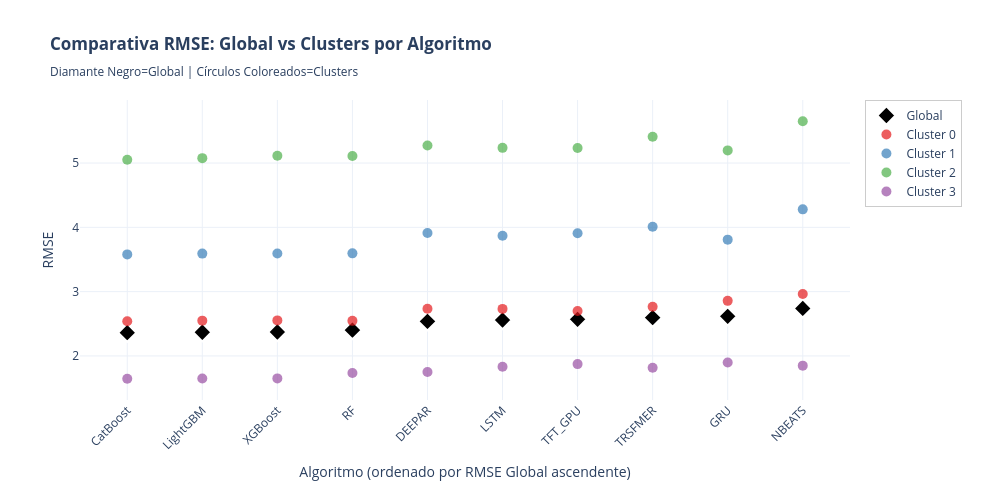

Notebook cell for this chart:
### Code cell
# ============================================================================
# GRÁFICO SCATTER: ALGORITMOS vs RMSE - GLOBAL Y POR CLUSTER
# ============================================================================

print("\n" + "="*100)
print("📊 GRÁFICO SCATTER: RMSE POR ALGORITMO - GLOBAL Y CLUSTERS")
print("="*100)

import plotly.graph_objects as go
import plotly.express as px

# Algoritmos a excluir
ALGORITMOS_EXCLUIR_SCATTER = ['NAIVE', 'MEDIA7']

# 1. Obtener datos GLOBAL (NDetalle == 'Global', Cluster IS NULL)
df_global_rmse = df_resultados_consolidados[
    (df_resultados_consolidados['NDetalle'] == 'Global') &
    (df_resultados_consolidados['Cluster'].isna()) &
    (df_resultados_consolidados['Producto'].isna())
].copy()

# Filtrar algoritmos a excluir
df_global_rmse = df_global_rmse[~df_global_rmse['Algoritmo'].isin(ALGORITMOS_EXCLUIR_SCATTER)].copy()
df_global_rmse = df_global_rmse[~df_global_rmse['Algoritmo'].isin(['NAIVE', 'MEDIA7'])].copy()
df_global_rmse['Nivel'] = 'Global'

# 2. Obtener datos por CLUSTER (NDetalle == 'Global', Cluster NOT NULL)
df_cluster_rmse = df_resultados_consolidados[
    (df_resultados_consolidados['NDetalle'] == 'Global') &
    (df_resultados_consolidados['Cluster'].notna()) &
    (df_resultados_consolidados['Producto'].isna())
].copy()

# Filtrar algoritmos a excluir
df_cluster_rmse = df_cluster_rmse[~df_cluster_rmse['Algoritmo'].isin(ALGORITMOS_EXCLUIR_SCATTER)].copy()
df_cluster_rmse = df_cluster_rmse[~df_cluster_rmse['Algoritmo'].isin(['NAIVE', 'MEDIA7'])].copy()
df_cluster_rmse['Nivel'] = 'Cluster ' + df_cluster_rmse['Cluster'].astype(int).astype(str)

# Combinar datos
df_scatter_data = pd.concat([df_global_rmse, df_cluster_rmse], ignore_index=True)

# Crear figura con plotly
fig_scatter = go.Figure()

# Colores para Global y cada cluster
colores_clusters = px.colors.qualitative.Set1
color_global = 'black'

# Obtener orden de algoritmos según RMSE global (creciente)
algoritmos_ordenados = df_global_rmse.sort_values('RMSE')['Algoritmo'].unique()

# Agregar punto Global para cada algoritmo (en orden)
for algoritmo in algoritmos_ordenados:
    df_algo_global = df_global_rmse[df_global_rmse['Algoritmo'] == algoritmo]
    fig_scatter.add_trace(
        go.Scatter(
            x=df_algo_global['Algoritmo'],
            y=df_algo_global['RMSE'],
            mode='markers',
            name='Global',
            marker=dict(
                size=14,
                color=color_global,
                symbol='diamond',
                line=dict(color='white', width=2)
            ),
            showlegend=(algoritmo == algoritmos_ordenados[0]),
            hovertemplate=f'<b>{algoritmo}</b><br>Nivel: Global<br>RMSE: %{{y:.4f}}<extra></extra>'
        )
    )

# Obtener clusters únicos y asignar colores
clusters_unicos = sorted(df_cluster_rmse['Cluster'].unique())
color_map = {cluster: colores_clusters[idx % len(colores_clusters)] 
             for idx, cluster in enumerate(clusters_unicos)}

# Agregar puntos para cada cluster (usando orden de algoritmos)
for cluster in clusters_unicos:
    df_cluster_data = df_cluster_rmse[df_cluster_rmse['Cluster'] == cluster]
    
    fig_scatter.add_trace(
        go.Scatter(
            x=df_cluster_data['Algoritmo'],
            y=df_cluster_data['RMSE'],
            mode='markers',
            name=f'Cluster {int(cluster)}',
            marker=dict(
                size=10,
                color=color_map[cluster],
                symbol='circle',
                opacity=0.7
            ),
            hovertemplate=f'<b>Cluster {int(cluster)}</b><br>%{{x}}<br>RMSE: %{{y:.4f}}<extra></extra>'
        )
    )

# Configurar layout con orden de algoritmos en eje X
fig_scatter.update_layout(
    title='<b>Comparativa RMSE: Global vs Clusters por Algoritmo</b><br><sub>Diamante Negro=Global | Círculos Coloreados=Clusters</sub>',
    xaxis_title='Algoritmo (ordenado por RMSE Global ascendente)',
    yaxis_title='RMSE',
    height=500,
    width=1000,
    template='plotly_white',
    hovermode='closest',
    legend=dict(
        orientation='v',
        yanchor='top',
        y=1,
        xanchor='left',
        x=1.02,
        bgcolor='rgba(255, 255, 255, 0.8)',
        bordercolor='rgba(0, 0, 0, 0.2)',
        borderwidth=1
    ),
    xaxis=dict(
        tickangle=-45,
        categoryorder='array',
        categoryarray=list(algoritmos_ordenados)
    ),
    margin=dict(b=100, r=150)
)

fig_scatter.show()

print(f"\n✅ Gráfico generado:")
print(f"   - Algoritmos: {len(df_global_rmse['Algoritmo'].unique())} (excluidos: {', '.join(ALGORITMOS_EXCLUIR_SCATTER)})")
print(f"   - Clusters: {len(clusters_unicos)}")
print(f"   - Diamante Negro: Rendimiento Global")
print(f"   - Círculos: Rendimiento por Cluster")

### Figure 1 — Plotly figure (JSON) as saved in the notebook; plotly's stock layout.template omitted (floating-point values rounded to 4 significant figures)
{"data": [{"hovertemplate": "<b>CatBoost</b><br>Nivel: Global<br>RMSE: %{y:.4f}<extra></extra>", "marker": {"color": "black", "line": {"color": "white", "width": 2}, "size": 14, "symbol": "diamond"}, "mode": "markers", "name": "Global", "showlegend": true, "type": "scatter", "x": ["CatBoost"], "y": [2.361]}, {"hovertemplate": "<b>LightGBM</b><br>Nivel: Global<br>RMSE: %{y:.4f}<extra></extra>", "marker": {"color": "black", "line": {"color": "white", "width": 2}, "size": 14, "symbol": "diamond"}, "mode": "markers", "name": "Global", "showlegend": false, "type": "scatter", "x": ["LightGBM"], "y": [2.368]}, {"hovertemplate": "<b>XGBoost</b><br>Nivel: Global<br>RMSE: %{y:.4f}<extra></extra>", "marker": {"color": "black", "line": {"color": "white", "width": 2}, "size": 14, "symbol": "diamond"}, "mode": "markers", "name": "Global", "showlegend": false, "type": "scatter", "x": ["XGBoost"], "y": [2.372]}, {"hovertemplate": "<b>RF</b><br>Nivel: Global<br>RMSE: %{y:.4f}<extra></extra>", "marker": {"color": "black", "line": {"color": "white", "width": 2}, "size": 14, "symbol": "diamond"}, "mode": "markers", "name": "Global", "showlegend": false, "type": "scatter", "x": ["RF"], "y": [2.402]}, {"hovertemplate": "<b>DEEPAR</b><br>Nivel: Global<br>RMSE: %{y:.4f}<extra></extra>", "marker": {"color": "black", "line": {"color": "white", "width": 2}, "size": 14, "symbol": "diamond"}, "mode": "markers", "name": "Global", "showlegend": false, "type": "scatter", "x": ["DEEPAR"], "y": [2.538]}, {"hovertemplate": "<b>LSTM</b><br>Nivel: Global<br>RMSE: %{y:.4f}<extra></extra>", "marker": {"color": "black", "line": {"color": "white", "width": 2}, "size": 14, "symbol": "diamond"}, "mode": "markers", "name": "Global", "showlegend": false, "type": "scatter", "x": ["LSTM"], "y": [2.558]}, {"hovertemplate": "<b>TFT_GPU</b><br>Nivel: Global<br>RMSE: %{y:.4f}<extra></extra>", "marker": {"color": "black", "line": {"color": "white", "width": 2}, "size": 14, "symbol": "diamond"}, "mode": "markers", "name": "Global", "showlegend": false, "type": "scatter", "x": ["TFT_GPU"], "y": [2.57]}, {"hovertemplate": "<b>TRSFMER</b><br>Nivel: Global<br>RMSE: %{y:.4f}<extra></extra>", "marker": {"color": "black", "line": {"color": "white", "width": 2}, "size": 14, "symbol": "diamond"}, "mode": "markers", "name": "Global", "showlegend": false, "type": "scatter", "x": ["TRSFMER"], "y": [2.596]}, {"hovertemplate": "<b>GRU</b><br>Nivel: Global<br>RMSE: %{y:.4f}<extra></extra>", "marker": {"color": "black", "line": {"color": "white", "width": 2}, "size": 14, "symbol": "diamond"}, "mode": "markers", "name": "Global", "showlegend": false, "type": "scatter", "x": ["GRU"], "y": [2.617]}, {"hovertemplate": "<b>NBEATS</b><br>Nivel: Global<br>RMSE: %{y:.4f}<extra></extra>", "marker": {"color": "black", "line": {"color": "white", "width": 2}, "size": 14, "symbol": "diamond"}, "mode": "markers", "name": "Global", "showlegend": false, "type": "scatter", "x": ["NBEATS"], "y": [2.739]}, {"hovertemplate": "<b>Cluster 0</b><br>%{x}<br>RMSE: %{y:.4f}<extra></extra>", "marker": {"color": "rgb(228,26,28)", "opacity": 0.7, "size": 10, "symbol": "circle"}, "mode": "markers", "name": "Cluster 0", "type": "scatter", "x": ["CatBoost", "DEEPAR", "GRU", "LightGBM", "LSTM", "NBEATS", "RF", "TFT_GPU", "TRSFMER", "XGBoost"], "y": [2.54, 2.734, 2.857, 2.549, 2.732, 2.963, 2.546, 2.699, 2.765, 2.553]}, {"hovertemplate": "<b>Cluster 1</b><br>%{x}<br>RMSE: %{y:.4f}<extra></extra>", "marker": {"color": "rgb(55,126,184)", "opacity": 0.7, "size": 10, "symbol": "circle"}, "mode": "markers", "name": "Cluster 1", "type": "scatter", "x": ["CatBoost", "DEEPAR", "GRU", "LightGBM", "LSTM", "NBEATS", "RF", "TFT_GPU", "TRSFMER", "XGBoost"], "y": [3.579, 3.912, 3.809, 3.592, 3.87, 4.28, 3.596, 3.909, 4.008, 3.593]}, {"hovertemplate": "<b>Cluster 2</b><br>%{x}<br>RMSE: %{y:.4f}<extra></extra>", "marker": {"color": "rgb(77,175,74)", "opacity": 0.7, "size": 10, "symbol": "circle"}, "mode": "markers", "name": "Cluster 2", "type": "scatter", "x": ["CatBoost", "DEEPAR", "GRU", "LightGBM", "LSTM", "NBEATS", "RF", "TFT_GPU", "TRSFMER", "XGBoost"], "y": [5.05, 5.272, 5.197, 5.076, 5.236, 5.65, 5.109, 5.234, 5.41, 5.115]}, {"hovertemplate": "<b>Cluster 3</b><br>%{x}<br>RMSE: %{y:.4f}<extra></extra>", "marker": {"color": "rgb(152,78,163)", "opacity": 0.7, "size": 10, "symbol": "circle"}, "mode": "markers", "name": "Cluster 3", "type": "scatter", "x": ["CatBoost", "DEEPAR", "GRU", "LightGBM", "LSTM", "NBEATS", "RF", "TFT_GPU", "TRSFMER", "XGBoost"], "y": [1.645, 1.75, 1.897, 1.648, 1.831, 1.849, 1.736, 1.873, 1.815, 1.65]}], "layout": {"height": 500, "hovermode": "closest", "legend": {"bgcolor": "rgba(255, 255, 255, 0.8)", "bordercolor": "rgba(0, 0, 0, 0.2)", "borderwidth": 1, "orientation": "v", "x": 1.02, "xanchor": "left", "y": 1, "yanchor": "top"}, "margin": {"b": 100, "r": 150}, "title": {"text": "<b>Comparativa RMSE: Global vs Clusters por Algoritmo</b><br><sub>Diamante Negro=Global | Círculos Coloreados=Clusters</sub>"}, "width": 1000, "xaxis": {"categoryarray": ["CatBoost", "LightGBM", "XGBoost", "RF", "DEEPAR", "LSTM", "TFT_GPU", "TRSFMER", "GRU", "NBEATS"], "categoryorder": "array", "tickangle": -45, "title": {"text": "Algoritmo (ordenado por RMSE Global ascendente)"}}, "yaxis": {"title": {"text": "RMSE"}}}}
